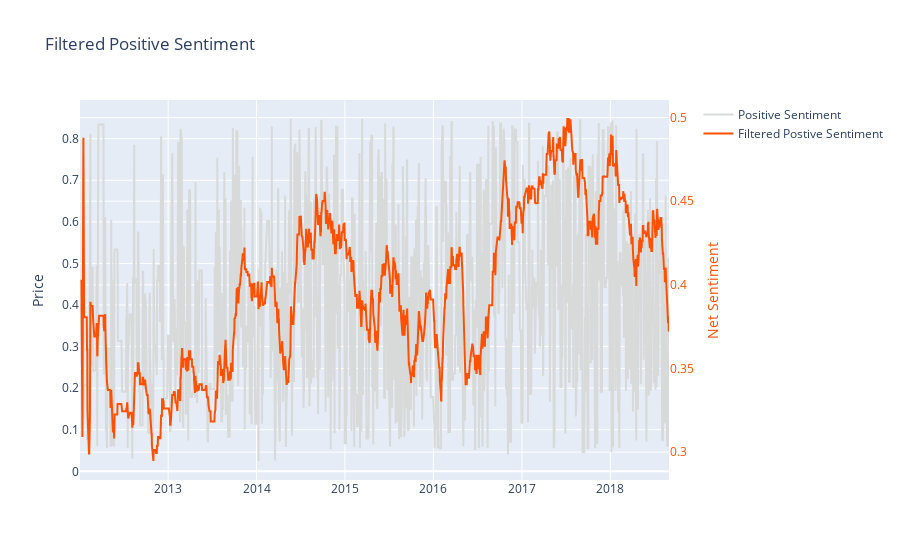

This figure's notebook cell:
### Markdown cell above
###  Plot Filtered Positive Sentiment

### Code cell
trace1 = go.Scatter(
    x=sentiment_price_data.index,
    y=sentiment_price_data.pos,
    mode="lines",
    name='Positive Sentiment',
    line = dict(color = ('rgb(216, 218, 217)'))
)

trace2 = go.Scatter(
    x=sentiment_price_data.index,
    y=sentiment_price_data.posf,
    mode="lines",
    name='Filtered Postive Sentiment',
    line = dict(color = ('rgb(255, 80, 0)')),
    yaxis='y2'

)

data = [trace1, trace2]
layout = go.Layout(
    title='Filtered Positive Sentiment',
    yaxis=dict(
        title='Price'
    ),
    yaxis2=dict(
        title='Net Sentiment',
        titlefont=dict(
            color='rgb(255, 80, 0)'
        ),
        tickfont=dict(
            color='rgb(255, 80, 0)'
        ),
        overlaying='y',
        side='right'
    ),
   legend= go.layout.Legend(
     x= 1.05,
    y= 1,
    )
)
fig = go.Figure(data=data, layout=layout)
iplot(fig, filename='filtered-pos-sentiment')

### Figure 1 — Plotly figure (JSON) as saved in the notebook; plotly's stock layout.template omitted (floating-point values rounded to 4 significant figures; data arrays with more than 128 entries replaced by an {"elided": "..."} marker saying what was removed)
{"data": [{"line": {"color": "rgb(216, 218, 217)"}, "mode": "lines", "name": "Positive Sentiment", "type": "scatter", "x": {"elided": "1678 str values"}, "y": {"elided": "1678 float values"}}, {"line": {"color": "rgb(255, 80, 0)"}, "mode": "lines", "name": "Filtered Postive Sentiment", "type": "scatter", "x": {"elided": "1678 str values"}, "y": {"elided": "1678 float values"}, "yaxis": "y2"}], "layout": {"legend": {"x": 1.05, "y": 1}, "title": {"text": "Filtered Positive Sentiment"}, "yaxis": {"title": {"text": "Price"}}, "yaxis2": {"overlaying": "y", "side": "right", "tickfont": {"color": "rgb(255, 80, 0)"}, "title": {"font": {"color": "rgb(255, 80, 0)"}, "text": "Net Sentiment"}}}}
